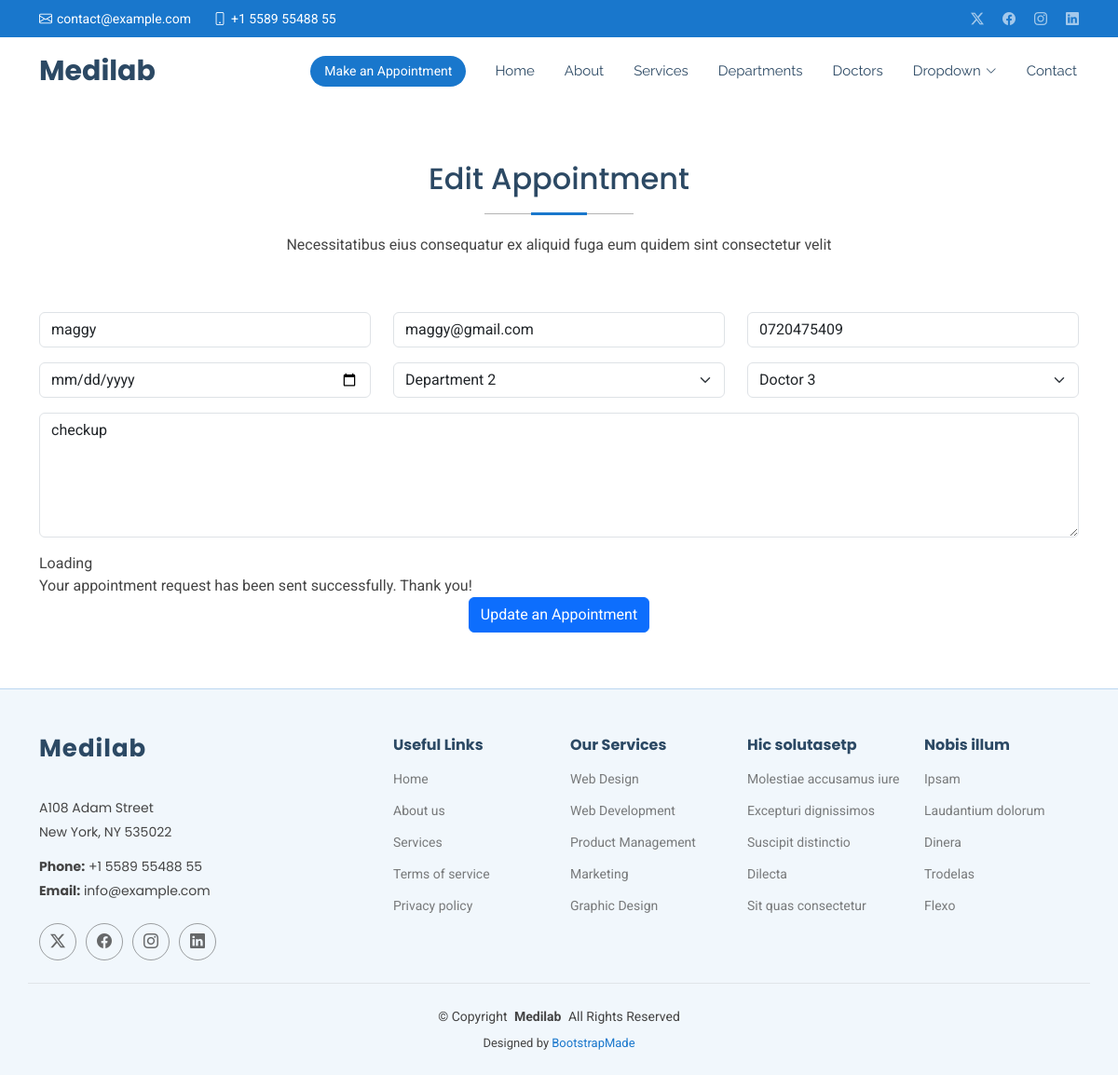
Screenshot of /edit/5 with the database file from the repository.
### medapp/models.py (models this page shows, shortened)
class appointment(models.Model):
    name=models.CharField(max_length=100)
    email=models.EmailField()
    phone=models.CharField(max_length=100)
    date=models.DateField()
    department=models.CharField(max_length=100)
    doctor=models.CharField(max_length=100)
    message=models.TextField()

### medapp/views.py (the view)
# urls.py: path('edit/<int:id>', views.edit,name='edit'),
def edit(request,id):
    appointment1= get_object_or_404(appointment,id=id)
    if request.method =='POST':
            appointment1.name = request.POST['name'],
            appointment1.email = request.POST['email'],
            appointment1.phone= request.POST['phone'],
            appointment1.date= request.POST['date'],
            appointment1.department= request.POST['department'],
            appointment1.doctor= request.POST['doctor'],
            appointment1.message = request.POST['message']
            appointment1.save()
            return redirect('/show')
    else:
        return render(request, 'edit.html', {'appointment1': appointment1})

### templates/edit.html (shortened to what this page needs)
{% extends 'starter-page.html' %}
{% load static %}
{% block content %}
    <section id="appointment" class="appointment section">
      <div class="container section-title" data-aos="fade-up">
        <h2>Edit Appointment</h2>
        <p>Necessitatibus eius consequatur ex aliquid fuga eum quidem sint consectetur velit</p>
      </div>
      <div class="container" data-aos="fade-up" data-aos-delay="100">
        <form  method="post" >
          <div class="row">
            <div class="col-md-4 form-group">
              <input type="text" name="name" value="{{ appointment1.name }}" class="form-control" id="name"   placeholder="Your Name" required="">
            </div>
            <div class="col-md-4 form-group mt-3 mt-md-0">
              <input type="email" value="{{ appointment1.email }}" class="form-control" name="email" id="email"  placeholder="Your Email" required="">
            </div>
            <div class="col-md-4 form-group mt-3 mt-md-0">
              <input type="tel" value="{{ appointment1.phone }}" class="form-control" name="phone" id="phone"  placeholder="Your Phone" required="">
            </div>
          </div>
          <div class="row">
            <div class="col-md-4 form-group mt-3">
              <input type="date" value="{{ appointment1.date }}" name="date" class="form-control datepicker" id="date"  placeholder="Appointment Date" required="">
            </div>
            <div class="col-md-4 form-group mt-3">
              <select name="department" id="department"  class="form-select" required="">
                <option value="Department 2" {% if appointment1.department == "Department 2"  %} selected{% endif %}>Department 2</option>
              </select>
            </div>
            <div class="col-md-4 form-group mt-3">
              <select name="doctor" id="doctor"  class="form-select" required="">
                <option value="Doctor 3"{% if appointment1.doctor == "Doctor 3"  %} selected{% endif %}>Doctor 3</option>
              </select>
            </div>
          </div>
          <div class="form-group mt-3">
            <textarea class="form-control" name="message" rows="5" placeholder="Message (Optional)" >{{ appointment1.message }}</textarea>
          </div>
          <div class="mt-3">
            <div class="loading">Loading</div>
            <div class="sent-message">Your appointment request has been sent successfully. Thank you!</div>
            <div class="text-center"><button type="submit" class="btn btn-primary">Update an Appointment</button></div>
          </div>
        </form>
      </div>
    </section>
{% endblock %}

### static/assets/css/main.css (style rules this page uses)
:root { --default-font: "Roboto", system-ui, -apple-system, "Segoe UI", Roboto, "Helvetica Neue", Arial, "Noto Sans", "Liberation Sans", sans-serif, "Apple Color Emoji", "Segoe UI Emoji", "Segoe UI Symbol", "Noto Color Emoji"; --heading-font: "Poppins", sans-serif; --nav-font: "Raleway", sans-serif; }
:root { --background-color: #ffffff; --default-color: #444444; --heading-color: #2c4964; --accent-color: #1977cc; --surface-color: #ffffff; --contrast-color: #ffffff; }
:root { --nav-color: #2c4964; --nav-hover-color: #1977cc; --nav-mobile-background-color: #ffffff; --nav-dropdown-background-color: #ffffff; --nav-dropdown-color: #2c4964; --nav-dropdown-hover-color: #1977cc; }
:root { scroll-behavior: smooth; }
body { color: var(--default-color); background-color: var(--background-color); font-family: var(--default-font); }
h1, h2, h3, h4, h5, h6 { color: var(--heading-color); font-family: var(--heading-font); }
section, .section { color: var(--default-color); background-color: var(--background-color); padding: 60px 0; scroll-margin-top: 72px; overflow: clip; }
.section-title { text-align: center; padding-bottom: 60px; position: relative; }
.section-title h2 { font-size: 32px; font-weight: 500; margin-bottom: 20px; padding-bottom: 20px; position: relative; }
.section-title h2:before { content: ""; position: absolute; display: block; width: 160px; height: 1px; background: color-mix(in srgb, var(--default-color), transparent 60%); left: 0; right: 0; bottom: 1px; margin: auto; }
.section-title h2::after { content: ""; position: absolute; display: block; width: 60px; height: 3px; background: var(--accent-color); left: 0; right: 0; bottom: 0; margin: auto; }
.section-title p { margin-bottom: 0; }

### rows the page displays
appointment: name "maggy", email "maggy@gmail.com", phone "0720475409", department "Department 2", doctor "Doctor 3", message "checkup"
